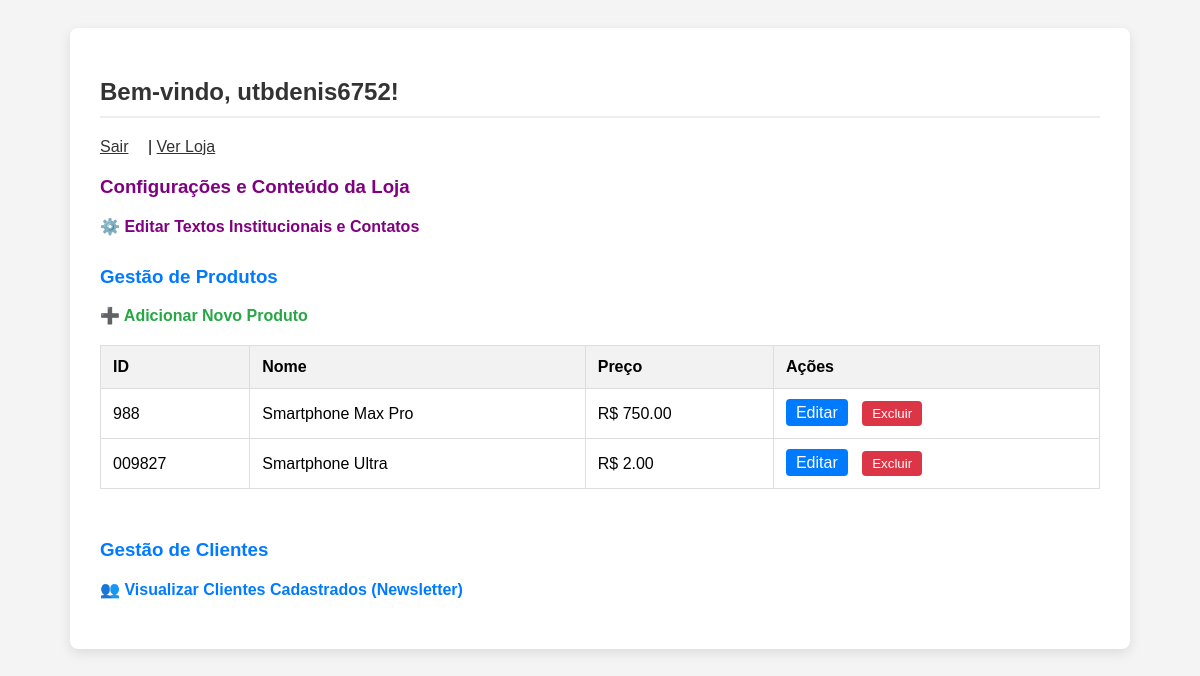
The app's page /admin/dashboard (signed in), older data.
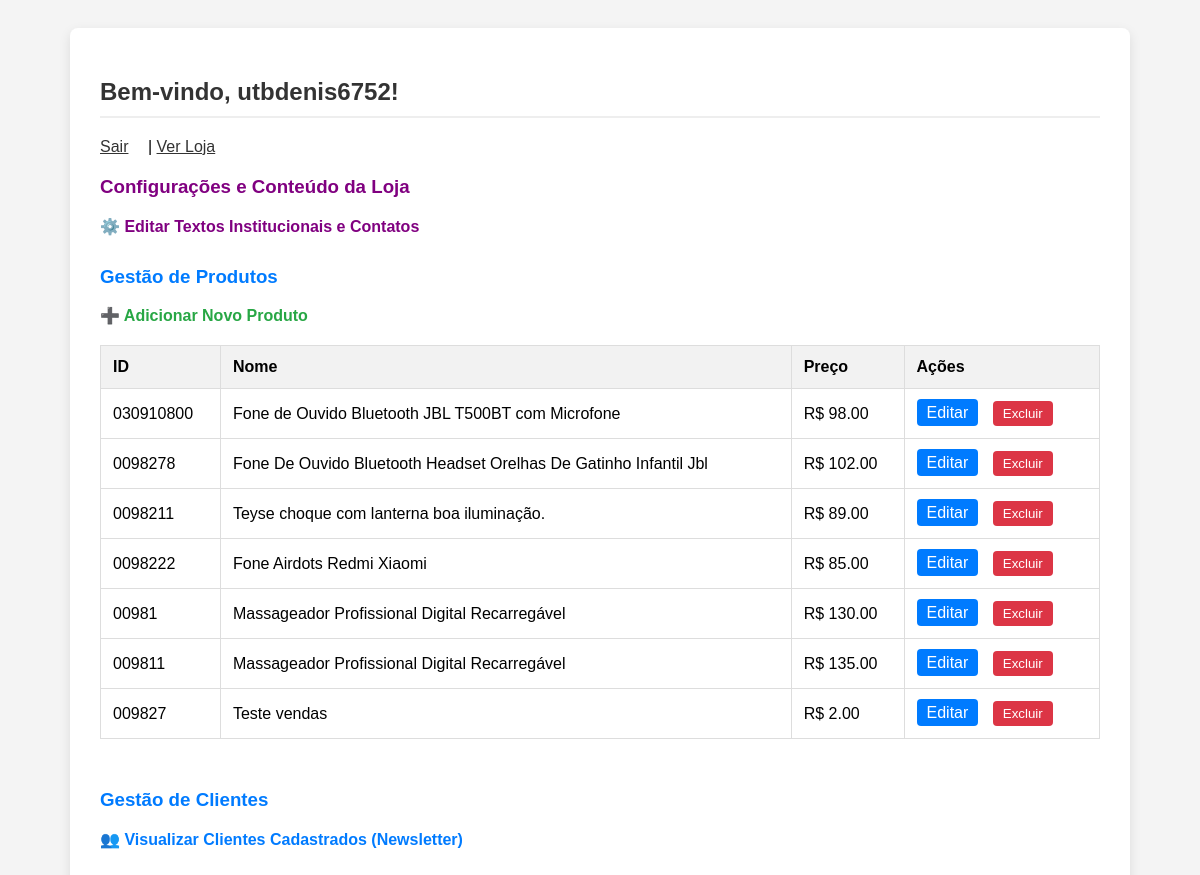
The same page, newer data.
### tables this page shows
CREATE TABLE produtos (
            id TEXT PRIMARY KEY,
            nome TEXT NOT NULL,
            preco REAL NOT NULL,
            descricao TEXT,
            img_path_1 TEXT, img_path_2 TEXT, img_path_3 TEXT, img_path_4 TEXT,
            video_path TEXT, em_oferta INTEGER DEFAULT 0,
            novo_preco REAL, oferta_fim TEXT
        );

### main.py (the view)
@app.route("/admin/dashboard")
def admin_dashboard():
    if 'logged_in' not in session:
        return redirect(url_for('admin_login'))
    produtos = get_produtos()
    clientes = get_clientes()
    return render_template("admin_dashboard.html", produtos=produtos, clientes=clientes)

### database.py (called while the page is built)
def create_connection():
    conn = sqlite3.connect(DB_NAME)
    conn.row_factory = sqlite3.Row  # Acessa colunas por nome
    return conn

def get_produtos():
    conn = create_connection()
    produtos = conn.execute("SELECT * FROM produtos").fetchall()
    conn.close()
    return [dict(p) for p in produtos]

def get_clientes():
    conn = create_connection()
    clientes = conn.execute("SELECT * FROM clientes ORDER BY data_cadastro DESC").fetchall()
    conn.close()
    return [dict(c) for c in clientes]

### templates/admin_dashboard.html (shortened to what this page needs)
<!DOCTYPE html>
<html lang="pt-br">
<head>
</head>
<body>
    <div class="container">
        <h2>Bem-vindo, {{ session['username'] }}!</h2>
        <div class="user-info">
            <a href="{{ url_for('admin_logout') }}">Sair</a> |
            <a href="{{ url_for('homepage') }}">Ver Loja</a>
        </div>
        <h3 style="color: purple; margin-top: 20px;">Configurações e Conteúdo da Loja</h3>
        <div class="actions">
            <p><a href="{{ url_for('admin_configuracoes') }}" style="color: purple;">⚙️ Editar Textos Institucionais e Contatos</a></p>
        </div>
        <h3>Gestão de Produtos</h3>
        <div class="actions">
            <p><a href="{{ url_for('admin_edit') }}" style="color: #28a745;">➕ Adicionar Novo Produto</a></p>
        </div>
        <table>
            <thead>
                <tr>
                    <th>ID</th>
                    <th>Nome</th>
                    <th>Preço</th>
                    <th>Ações</th>
                </tr>
            </thead>
            <tbody>
                {% for produto in produtos %}
                <tr>
                    <td>{{ produto.id }}</td>
                    <td>{{ produto.nome }}</td>
                    <td>R$ {{ "%.2f"|format(produto.preco) }}</td>
                    <td>
                        <a href="{{ url_for('admin_edit', id_produto=produto.id) }}">Editar</a>
                        <form method="POST" action="{{ url_for('admin_delete', id_produto=produto.id) }}" style="display:inline;">
                            <input type="submit" value="Excluir" onclick="return confirm('Tem certeza que deseja excluir {{ produto.nome }} (ID: {{ produto.id }})?');">
                        </form>
                    </td>
                </tr>
                {% endfor %}
            </tbody>
        </table>
        <h3 style="margin-top: 50px;">Gestão de Clientes</h3>
        <div class="actions">
            <p><a href="{{ url_for('admin_clientes') }}" style="color: #007bff;">👥 Visualizar Clientes Cadastrados (Newsletter)</a></p>
        </div>
    </div>
</body>
</html>

### templates/admin_dashboard.html (style rules this page uses)
body { font-family: Arial, sans-serif; padding: 20px; background-color: #f4f4f4; }
.container { max-width: 1000px; margin: 0 auto; background: white; padding: 30px; border-radius: 8px; box-shadow: 0 4px 12px rgba(0,0,0,0.1); }
h2 { color: #333; border-bottom: 2px solid #eee; padding-bottom: 10px; }
h3 { color: #007bff; margin-top: 30px; }
.actions { margin-bottom: 20px; }
.actions a { color: green; text-decoration: none; font-weight: bold; }
table { width: 100%; border-collapse: collapse; margin-top: 15px; }
th, td { border: 1px solid #ddd; padding: 12px; text-align: left; }
th { background-color: #f2f2f2; }
td a, td input[type="submit"] { margin-right: 10px; text-decoration: none; padding: 5px 10px; border-radius: 4px; }
td a { background-color: #007bff; color: white; }
td input[type="submit"] { background-color: #dc3545; color: white; border: none; cursor: pointer; }
.user-info a { margin-right: 15px; color: #333; }

Row changes from the older to the newer data that the page shows:
removed produtos: id "988", nome "Smartphone Max Pro", preco "750.00"
added produtos: id "030910800", nome "Fone de Ouvido Bluetooth JBL T500BT com Microfone", preco "98.00"
added produtos: id "0098278", nome "Fone De Ouvido Bluetooth Headset Orelhas De Gatinho Infantil Jbl", preco "102.00"
added produtos: id "0098211", nome "Teyse choque com lanterna boa iluminação.", preco "89.00"
added produtos: id "0098222", nome "Fone Airdots Redmi Xiaomi", preco "85.00"
added produtos: id "00981", nome "Massageador Profissional Digital Recarregável", preco "130.00"
added produtos: id "009811", nome "Massageador Profissional Digital Recarregável", preco "135.00"
changed produtos id 009827: nome "Smartphone Ultra" → "Teste vendas"
